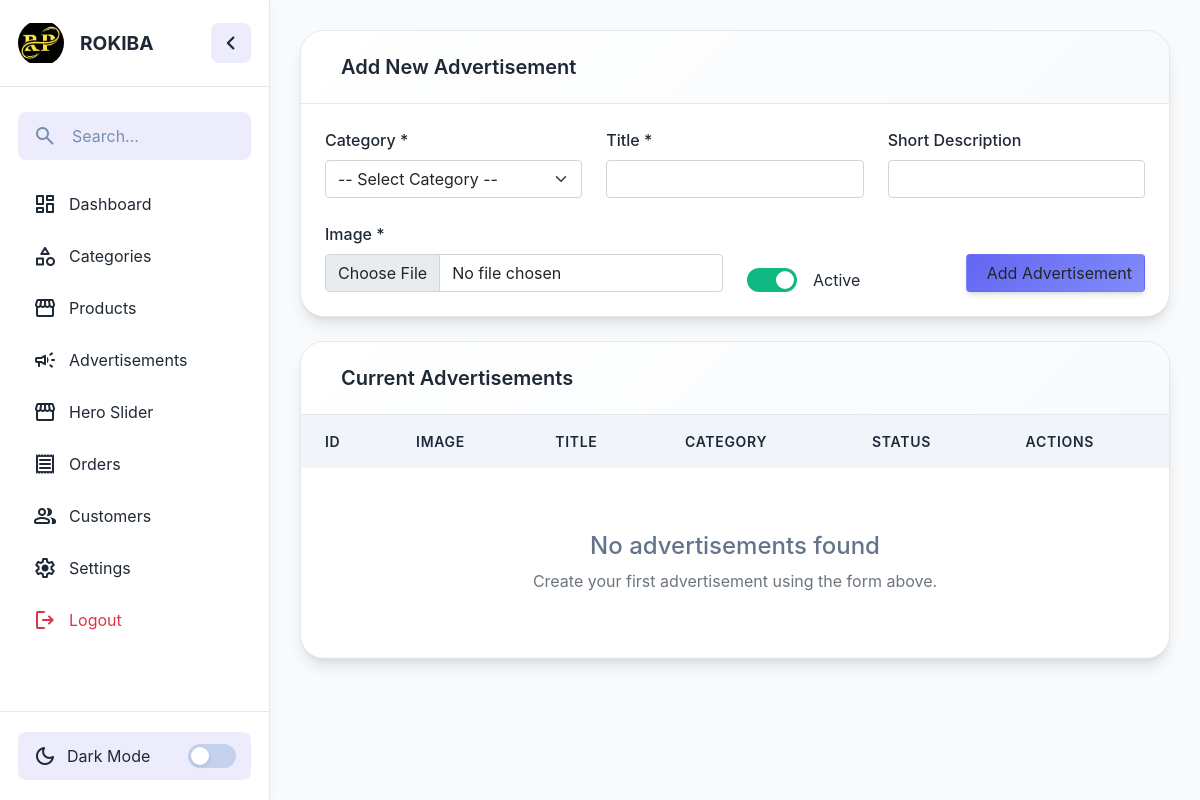
/admin/advertisements.php (signed in), run on an earlier commit of the app's database.
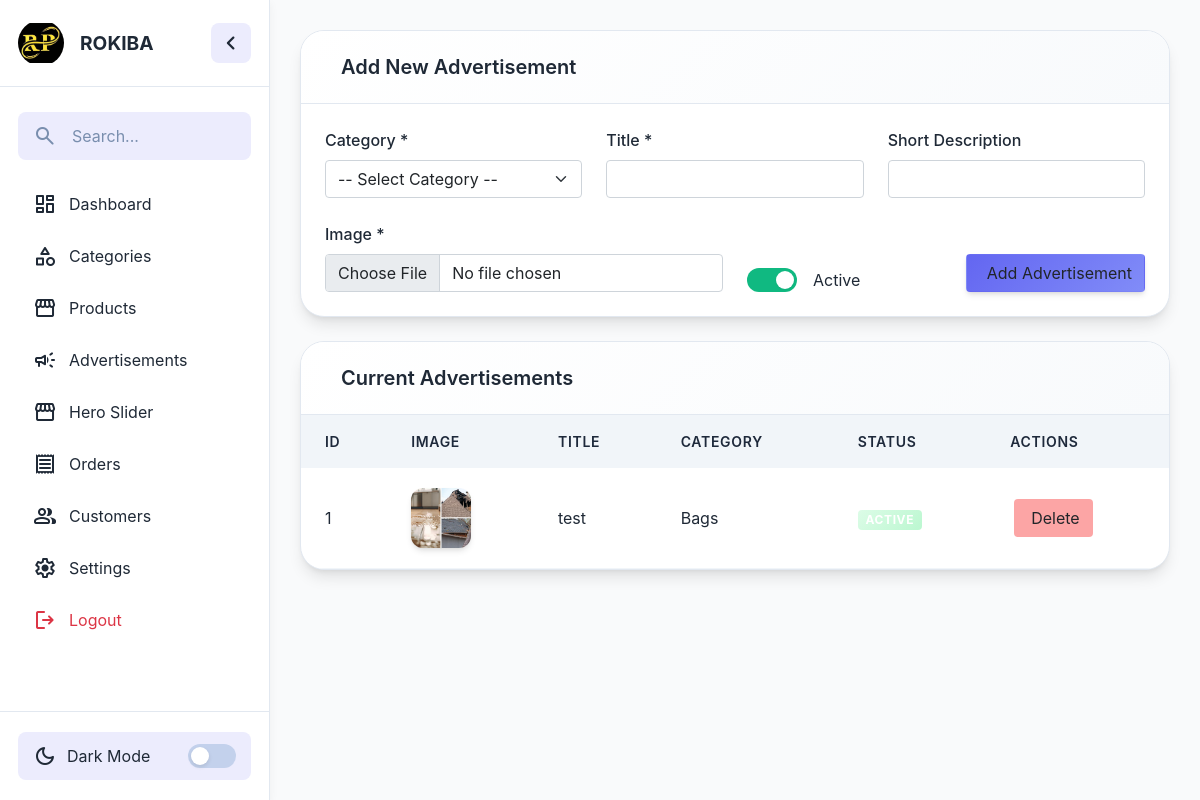
And on a later commit of the database.
### tables this page shows
CREATE TABLE `settings` (
  `id` int NOT NULL,
  `company_name` varchar(255) DEFAULT NULL,
  `logo` varchar(255) DEFAULT NULL,
  `phone` varchar(20) DEFAULT NULL,
  `email` varchar(255) DEFAULT NULL,
  `address` text,
  `facebook` varchar(255) DEFAULT NULL,
  `instagram` varchar(255) DEFAULT NULL,
  `twitter` varchar(255) DEFAULT NULL,
  `shipping_fee_dhaka` decimal(10,2) NOT NULL DEFAULT '60.00',
  `shipping_fee_outside` decimal(10,2) NOT NULL DEFAULT '120.00',
  `bkash_number` varchar(20) DEFAULT NULL,
  `nagad_number` varchar(20) DEFAULT NULL,
  `rocket_number` varchar(20) DEFAULT NULL,
  `updated_at` timestamp NOT NULL DEFAULT CURRENT_TIMESTAMP ON UPDATE CURRENT_TIMESTAMP
);

CREATE TABLE `advertisements` (
  `id` int NOT NULL,
  `category_id` int NOT NULL,
  `title` varchar(255) NOT NULL,
  `description` text,
  `image` varchar(255) NOT NULL,
  `is_active` tinyint(1) NOT NULL DEFAULT '1',
  `created_at` timestamp NOT NULL DEFAULT CURRENT_TIMESTAMP,
  `updated_at` timestamp NOT NULL DEFAULT CURRENT_TIMESTAMP ON UPDATE CURRENT_TIMESTAMP
);

CREATE TABLE `categories` (
  `id` int NOT NULL,
  `name` varchar(100) DEFAULT NULL,
  `created_at` timestamp NOT NULL DEFAULT CURRENT_TIMESTAMP,
  `updated_at` timestamp NOT NULL DEFAULT CURRENT_TIMESTAMP ON UPDATE CURRENT_TIMESTAMP
);

### admin/includes/functions.php (called while the page is built, shortened)
<?php
function esc_html(?string $string): string
{
    return htmlspecialchars($string ?? '', ENT_QUOTES, 'UTF-8');
}

### admin/advertisements.php (the view, shortened to what this page needs)
<?php
require_once 'includes/header.php';
require_once 'includes/functions.php';
$advertisements = $pdo->query("SELECT a.*, c.name as category_name FROM advertisements a JOIN categories c ON a.category_id = c.id ORDER BY a.id DESC")->fetchAll(PDO::FETCH_ASSOC);
?>
<div class="main-card mb-4">
    <div class="card-header-modern">
        <h3 class="card-title-modern"><i class="bi bi-megaphone-fill me-2"></i>Add New Advertisement</h3>
    </div>
    <div class="p-4">
        <form method="post" enctype="multipart/form-data">
            <div class="row g-4">
                <div class="col-md-4">
                    <label class="form-label form-label-modern">Category *</label>
                    <select name="category_id" class="form-select form-control-modern" required>
                        <option value="" disabled selected>-- Select Category --</option>
                    </select>
                </div>
                <div class="col-md-4">
                    <label class="form-label form-label-modern">Title *</label>
                    <input type="text" name="title" class="form-control form-control-modern" required>
                </div>
                <div class="col-md-4">
                    <label class="form-label form-label-modern">Short Description</label>
                    <input type="text" name="description" class="form-control form-control-modern">
                </div>
                <div class="col-md-6">
                    <label class="form-label form-label-modern">Image *</label>
                    <input type="file" name="image" class="form-control form-control-modern" required accept="image/*">
                </div>
                <div class="col-md-3 d-flex align-items-end">
                    <label class="toggle-switch me-3">
                        <span class="slider"></span>
                    </label>
                    <span>Active</span>
                </div>
                <div class="col-md-3 d-flex align-items-end justify-content-end">
                    <button type="submit" class="btn btn-primary-modern btn-modern" name="add_advertisement">
                        <i class="bi bi-plus-circle me-2"></i>Add Advertisement
                    </button>
                </div>
            </div>
        </form>
    </div>
</div>
<div class="main-card">
    <div class="card-header-modern">
        <h3 class="card-title-modern"><i class="bi bi-list-ul me-2"></i>Current Advertisements</h3>
    </div>
    <div class="p-0">
        <div class="table-responsive">
            <table class="table table-modern align-middle mb-0">
                <thead>
                    <tr>
                        <th>ID</th>
                        <th>Image</th>
                        <th>Title</th>
                        <th>Category</th>
                        <th>Status</th>
                        <th>Actions</th>
                    </tr>
                </thead>
                <tbody>
                    <?php if (empty($advertisements)): ?>
                        <tr>
                            <td colspan="6" class="empty-state text-center p-5">
                                <h4 class="mt-3">No advertisements found</h4>
                                <p class="text-muted">Create your first advertisement using the form above.</p>
                            </td>
                        </tr>
                    <?php else: ?>
                        <?php foreach ($advertisements as $ad): ?>
                            <tr>
                                <td><?= esc_html($ad['id']) ?></td>
                                <td>
                                    <img src="assets/uploads/<?= esc_html($ad['image']) ?>" alt="<?= esc_html($ad['title']) ?>" class="product-image">
                                </td>
                                <td><?= esc_html($ad['title']) ?></td>
                                <td><?= esc_html($ad['category_name']) ?></td>
                                <td>
                                    <span class="badge badge-modern <?= $ad['is_active'] ? 'badge-status' : 'badge-deleted' ?>">
                                        <?= $ad['is_active'] ? 'Active' : 'Inactive' ?>
                                    </span>
                                </td>
                                <td>
                                    <form method="post" onsubmit="return confirm('Are you sure you want to delete this advertisement?');">
                                        <button type="submit" name="delete_advertisement" class="btn btn-action btn-delete">
                                            <i class="bi bi-trash me-1"></i>Delete
                                        </button>
                                    </form>
                                </td>
                            </tr>
                        <?php endforeach; ?>
                    <?php endif; ?>
                </tbody>
            </table>
        </div>
    </div>
</div>
<?php include 'includes/footer.php'; ?>

### admin/includes/header.php (shortened to what this page needs)
<?php
require_once '../includes/db.php';
?>
<!DOCTYPE html>
<html lang="en">
<head>
    <link rel="stylesheet" href="assets/css/style.css" />
    <link rel="stylesheet" href="assets/css/custom.css" />
    <link href="https://cdn.jsdelivr.net/npm/bootstrap@5.0.2/dist/css/bootstrap.min.css" rel="stylesheet"
>
</head>
<body>
    <div class="admin-container">
        <aside class="sidebar collapsed no-print">
            <div class="sidebar-header">
                <?php
                $settings = $pdo->query("SELECT * FROM settings LIMIT 1")->fetch();
                $logo = !empty($settings['logo']) ? '../admin/assets/uploads/' . $settings['logo'] : '../admin/assets/images/logo.jpg';
                ?>
                <img src="<?= $logo ?>" alt="Admin Panel" class="header-logo" />
                <p class="user_name"><?= isset($_SESSION['admin_username']) ? $_SESSION['admin_username'] : 'Admin'; ?></p>
                <button class="sidebar-toggle">
                    <span class="material-symbols-rounded">chevron_left</span>
                </button>
            </div>
            <div class="sidebar-content">
                <form action="#" class="search-form">
                    <span class="material-symbols-rounded">search</span>
                    <input type="search" placeholder="Search..." />
                </form>
                <ul class="menu-list">
                    <li class="menu-item"><a href="index" class="menu-link"><span
                                class="material-symbols-rounded">dashboard</span><span
                                class="menu-label">Dashboard</span></a></li>
                    <li class="menu-item"><a href="categories" class="menu-link"><span class="material-symbols-rounded">category</span><span
                                class="menu-label">Categories</span></a></li>
                    <li class="menu-item"><a href="products" class="menu-link"><span class="material-symbols-rounded">storefront</span><span
                                class="menu-label">Products</span></a></li>
                    <li class="menu-item"><a href="advertisements" class="menu-link"><span class="material-symbols-rounded">campaign</span><span
                                class="menu-label">Advertisements</span></a></li>
                    <li class="menu-item"><a href="hero-slider" class="menu-link"><span class="material-symbols-rounded">storefront</span><span
                                class="menu-label">Hero Slider</span></a></li>
                    <li class="menu-item"><a href="orders" class="menu-link"><span
                                class="material-symbols-rounded">receipt</span><span
                                class="menu-label">Orders</span></a></li>
                    <li class="menu-item"><a href="customers" class="menu-link"><span
                                class="material-symbols-rounded">group</span><span
                                class="menu-label">Customers</span></a></li>
                    <li class="menu-item"><a href="settings" class="menu-link"><span class="material-symbols-rounded">settings</span><span
                                class="menu-label">Settings</span></a></li>
                    <li class="menu-item"><a href="logout" class="menu-link text-danger"><span
                                class="material-symbols-rounded">logout</span><span class="menu-label">Logout</span></a>
                    </li>
                </ul>
            </div>
            <div class="sidebar-footer">
                <button class="theme-toggle">
                    <div class="theme-label">
                        <span class="theme-icon material-symbols-rounded">dark_mode</span>
                        <span class="theme-text">Dark Mode</span>
                    </div>
                    <div class="theme-toggle-track">
                        <div class="theme-toggle-indicator"></div>
                    </div>
                </button>
            </div>
        </aside>
        <div class="main-content">

### admin/includes/footer.php (shortened to what this page needs)
    </div>
  </div>
</body>
</html>

### admin/assets/css/style.css (style rules this page uses)
* { margin: 0; padding: 0; box-sizing: border-box; font-family: "Poppins", sans-serif; }
:root { --color-text-primary: #1F2936; --color-text-placeholder: #798EAE; --color-bg-primary: #f9fafb; --color-bg-secondary: #ECECFD; --color-bg-sidebar: #FFFFFF; --color-border-hr: #E2E8F0; --color-hover-primary: #695CFE; --color-hover-secondary: #e2e2fb; --color-shadow: rgba(0, 0, 0, 0.05); }
.sidebar { position: sticky; top: 0; width: 270px; height: 100vh; display: flex; flex-shrink: 0; flex-direction: column; background: var(--color-bg-sidebar); border-right: 1px solid var(--color-border-hr); box-shadow: 0 3px 9px var(--color-shadow); transition: width 0.4s ease; }
.sidebar .sidebar-header { padding: 20px 18px; display: flex; position: relative; align-items: center; gap: 16px; border-bottom: 1px solid var(--color-border-hr); }
.sidebar-header .header-logo { width: 46px; height: 46px; display: block; object-fit: contain; border-radius: 50%; transition: opacity 0.4s ease; }
.site-nav .sidebar-toggle, .sidebar-header .sidebar-toggle { height: 40px; width: 40px; border: none; cursor: pointer; display: flex; position: absolute; right: 18px; align-items: center; justify-content: center; border-radius: 8px; color: var(--color-text-primary); background: var(--color-bg-secondary); transition: 0.4s ease; }
.sidebar-header .sidebar-toggle span { font-size: 1.75rem; transition: transform 0.4s ease; }
.sidebar .sidebar-content { flex: 1; padding: 20px 18px; overflow: hidden auto; scrollbar-width: thin; scrollbar-color: var(--color-text-placeholder) transparent; }
.sidebar-content .search-form { border-radius: 8px; min-height: 48px; margin: 5px 0 20px; align-items: center; display: flex; padding: 0 15px; white-space: nowrap; background: var(--color-bg-secondary); transition: 0.4s ease; }
.sidebar-content .search-form span { color: var(--color-text-placeholder); }
.search-form input { background: none; outline: none; border: none; width: 100%; margin-left: 15px; font-size: 1rem; color: var(--color-text-primary); }
.search-form input::placeholder { color: var(--color-text-placeholder); }
.sidebar-content .menu-list { display: flex; gap: 4px; list-style: none; flex-direction: column; }
.menu-list .menu-link { display: flex; gap: 12px; white-space: nowrap; border-radius: 8px; padding: 12px 15px; align-items: center; text-decoration: none; color: var(--color-text-primary); transition: 0.3s ease; }
.menu-link .menu-label { transition: opacity 0.3s ease; }
.sidebar .sidebar-footer { padding: 20px 18px; white-space: nowrap; border-top: 1px solid var(--color-border-hr); }
.sidebar-footer .theme-toggle { width: 100%; min-height: 48px; border-radius: 8px; display: flex; align-items: center; cursor: pointer; border: none; padding: 0 15px; white-space: nowrap; color: var(--color-text-primary); background: var(--color-bg-secondary); transition: 0.3s ease; }
.theme-toggle .theme-label { display: flex; gap: 10px; align-items: center; }
.theme-toggle .theme-label .theme-text { font-size: 1rem; transition: opacity 0.4s 0.2s ease; }
.theme-toggle .theme-toggle-track { height: 24px; width: 48px; border-radius: 999px; margin-left: auto; background: #c3d1ec; position: relative; transition: opacity 0.4s 0.2s ease, background-color 0.3s ease; }
.theme-toggle-track .theme-toggle-indicator { position: absolute; top: 3px; left: 3px; width: 18px; height: 18px; border-radius: 50%; background-color: #fff; box-shadow: 0 2px 4px rgba(0, 0, 0, 0.1); transition: transform 0.3s ease; }
.admin-container { display: flex; }
.admin-container .main-content { flex: 1; padding: 30px; color: var(--color-text-primary); background-color: var(--color-bg-primary); }

What changed in the data, as far as the page shows it:
added advertisements: id "1", image+title (picture), title "test", category.name "Bags", is_active "ACTIVE"
Also different on the page:
text no longer shown: "No advertisements found Create your first advertisement using the form above."
